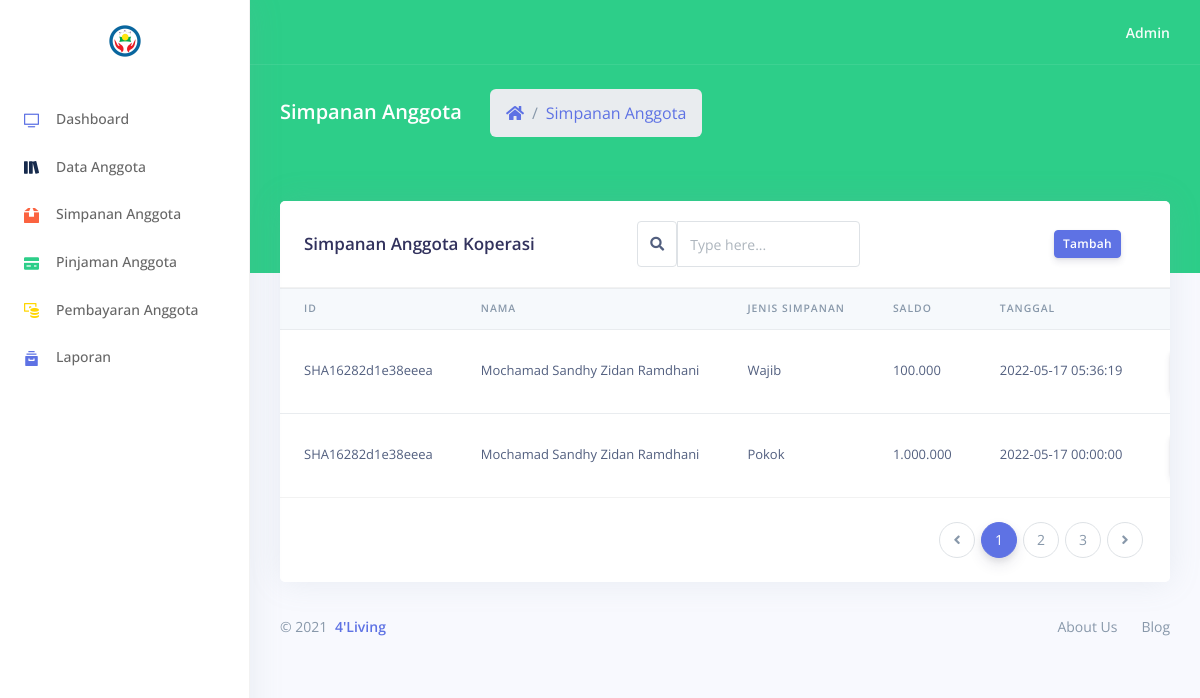
The page /admin/tampilan/simpanan.php on the database its author committed.
### tables this page shows
CREATE TABLE `simpanan` (
  `ID_SIMPANAN` varchar(255) NOT NULL,
  `ID_USER` varchar(255) NOT NULL,
  `JENIS_SIMPANAN` varchar(20) NOT NULL,
  `SALDO` varchar(100) NOT NULL,
  `TANGGAL_SIMPANAN` timestamp NOT NULL DEFAULT current_timestamp() ON UPDATE current_timestamp(),
  PRIMARY KEY (`ID_SIMPANAN`)
);

CREATE TABLE `user` (
  `ID_USER` varchar(255) NOT NULL,
  `EMAIL` varchar(244) NOT NULL,
  `USERNAME` varchar(20) NOT NULL,
  `PASSWORD` varchar(15) NOT NULL,
  `NAMA` varchar(255) NOT NULL,
  `JALAN` varchar(255) NOT NULL,
  `KELURAHAN` varchar(255) NOT NULL,
  `KECAMATAN` varchar(255) NOT NULL,
  `KODE_POS` int(5) NOT NULL,
  `TELEPON` varchar(15) NOT NULL,
  `STATUS` varchar(255) DEFAULT NULL,
  PRIMARY KEY (`ID_USER`)
);

### admin/tampilan/simpanan.php (the view, shortened to what this page needs)
<!DOCTYPE html>
<html>
<head>
  <link rel="stylesheet" href="../assets/vendor/nucleo/css/nucleo.css" type="text/css">
  <link rel="stylesheet" href="../assets/vendor/@fortawesome/fontawesome-free/css/all.min.css" type="text/css">
  <link rel="stylesheet" href="../assets/css/argon.css?v=1.2.0" type="text/css">
</head>
<body>
  <?php include 'sidebar.php' ?>
  <div class="main-content" id="panel">
    <?php include 'topbar.php' ?>
    <div class="header bg-success pb-7">
      <div class="container-fluid">
        <div class="header-body">
          <div class="row align-items-center py-4">
            <div class="col-lg-6 col-7">
              <h6 class="h2 text-white d-inline-block mb-0">Simpanan Anggota</h6>
              <nav aria-label="breadcrumb" class="d-none d-md-inline-block ml-md-4">
                <ol class="breadcrumb breadcrumb-links breadcrumb-dark">
                  <li class="breadcrumb-item"><a href="index.php"><i class="fas fa-home"></i></a></li>
                  <li class="breadcrumb-item"><a href="#">Simpanan Anggota</a></li>
                </ol>
              </nav>
            </div>
          </div>
        </div>
      </div>
    </div>
    <div class="container-fluid mt--6">
      <div class="row">
        <div class="col">
          <div class="card">
            <div class="card-header">
              <div class="row align-items-center">
                <div class="col-5">
                  <h3 class="mb-0">Simpanan Anggota Koperasi </h3>
                </div>
                <div class="row">
                  <div class="span12">
                    <form id="custom-search-form" class="form-search form-horizontal pull-right">
                    <div class="input-group">
              <span class="input-group-text text-body"><i class="fas fa-search" aria-hidden="true"></i></span>
              <input type="text" class="form-control" placeholder="Type here...">
            </div>
                    </form>
                  </div>
                </div>
                <div class="col-4 text-right ">
                  <button class="btn btn-sm btn-primary" data-toggle="modal" data-target="#squarespaceModal">Tambah</button>
                </div>
              </div>
            </div>
            <?php
            include "../../login/config/config.php";
            $sql = "SELECT simpanan.*, user.* FROM simpanan, user WHERE simpanan.ID_USER = user.ID_USER";
            $result = mysqli_query($conn, $sql) or die($mysqli_error);
            if ($result) {
              if (mysqli_num_rows($result) > 0) {
                echo "<div class='table-responsive'>";
                echo "<table class='table align-items-center table-flush'>";
                echo "<thead class='thead-light'>";
                echo "<tr>";
                echo "<th>Id</th>";
                echo "<th>Nama</th>";
                echo "<th>Jenis Simpanan</th>";
                echo "<th>Saldo</th>";
                echo "<th>Tanggal</th>";
                echo "<th>Action</th>";
                echo "</tr>";
                echo "</thead>";
                echo "<tbody>";
                while ($row = mysqli_fetch_array($result)) {
                  echo "<tr>";
                  echo "<td>" . $row['ID_USER'] . "</td>";
                  echo "<td>" . $row['NAMA'] . "</td>";
                  echo "<td>" . $row['JENIS_SIMPANAN'] . "</td>";
                  echo "<td>" . number_format($row['SALDO'], 0, '', '.')  . "</td>";
                  echo "<td>" . $row['TANGGAL_SIMPANAN'] . "</td>";
            ?>
                  <td>
                  </td>
            <?php
                  echo "</tr>";
                }
                echo "</tbody>";
                echo "</table>";
                echo "</div>";
              } else {
                echo "<p class='lead'><em>No records were found.</em></p>";
              }
            } else {
              echo "ERROR: Could not able to execute $sql. " . mysqli_error($link);
            }
            ?>
            <div class="card-footer py-4">
              <nav aria-label="...">
                <ul class="pagination justify-content-end mb-0">
                  <li class="page-item disabled">
                    <a class="page-link" href="#" tabindex="-1">
                      <i class="fas fa-angle-left"></i>
                    </a>
                  </li>
                  <li class="page-item active">
                    <a class="page-link" href="#">1</a>
                  </li>
                  <li class="page-item">
                    <a class="page-link" href="#">2 <span class="sr-only">(current)</span></a>
                  </li>
                  <li class="page-item"><a class="page-link" href="#">3</a></li>
                  <li class="page-item">
                    <a class="page-link" href="#">
                      <i class="fas fa-angle-right"></i>
                    </a>
                  </li>
                </ul>
              </nav>
            </div>
          </div>
        </div>
      </div>
      <?php include "footer.php" ?>
    </div>
  </div>
</body>
</html>

### rows shown on the page
simpanan: ID_USER.ID_USER "SHA16282d1e38eeea", ID_USER.NAMA "Mochamad Sandhy Zidan Ramdhani", JENIS_SIMPANAN "Wajib", SALDO "100.000", TANGGAL_SIMPANAN "2022-05-17 05:36:19"
simpanan: ID_USER.ID_USER "SHA16282d1e38eeea", ID_USER.NAMA "Mochamad Sandhy Zidan Ramdhani", JENIS_SIMPANAN "Pokok", SALDO "1.000.000", TANGGAL_SIMPANAN "2022-05-17 00:00:00"
